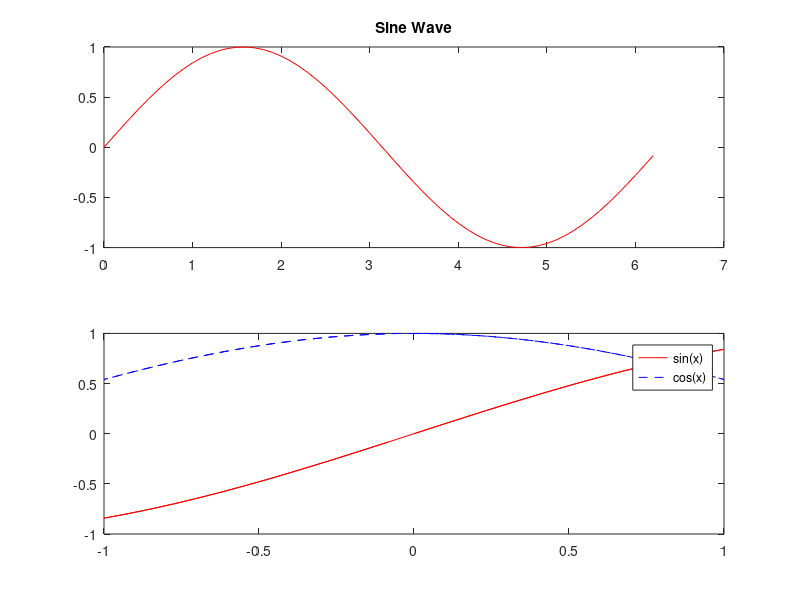

This chart was generated by the following MATLAB code:
% Ploting a continous Signal
t = 0:0.1:10;
x = sin(t);
plot(t, x, '--r', 'LineWidth', 2);
xlabel('Time (s)');
ylabel('Amplitude');
title('Sine Wave');
grid on;

t = 0:0.001:1;           % continuous time
x = sin(2*pi*5*t);       % 5 Hz sine wave

plot(t, x, 'b', 'LineWidth', 1.5);
xlabel('Time (s)');
ylabel('Amplitude');
title('Continuous-Time Sine Wave');
grid on;


% plot(x, y, '-r')     % Red solid line
% plot(x, y, '--b')    % Blue dashed line
% plot(x, y, 'o-g')    % Green line with circle markers
% plot(x, y, '*:m')    % Magenta dotted line with star markers

% Multiple Lines in One Plot
plot(t, sin(x), 'r', t, cos(x), 'b--', 'LineWidth', 1.5)
legend('sin(x)', 'cos(x)');

% Plotting Discrete-Time Signals
n = 0:10;
x = 2 * n;
stem(n, x, 'filled');
xlabel('n');
ylabel('Amplitude');
title('Discrete-Time Signal');
grid on;

n = 0:10;
x = sin(0.2*pi*n);

stem(n, x, 'filled');
xlabel('n');
ylabel('Amplitude');
title('Discrete-Time Signal');
grid on;

% Multiple Subplots
t = 0:0.1:2*pi;
x = sin(t);
y = cos(t);

subplot(2,1,1);  % 2 rows, 1 column, 1st plot
plot(t, x, 'r');
title('Sine Wave');

subplot(2,1,2);  % 2 rows, 1 column, 2nd plot
plot(t, y, 'b');
title('Cosine Wave');

% Hold Multiple Plots on Same Axes
plot(x, sin(x), 'r');
hold on;
plot(x, cos(x), 'b--');
hold off;
legend('sin(x)', 'cos(x)');

